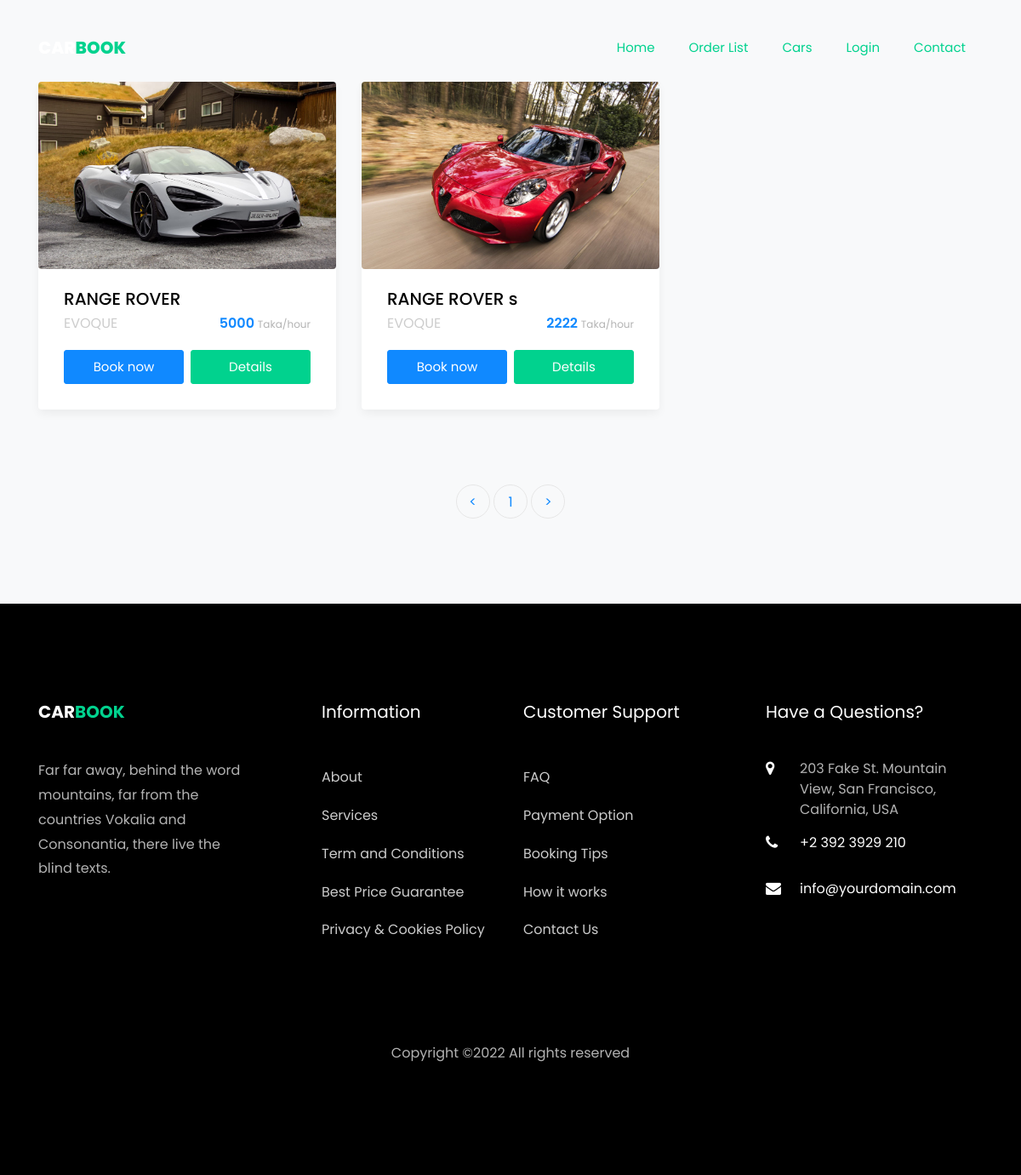
The app's page /car.php, older data.
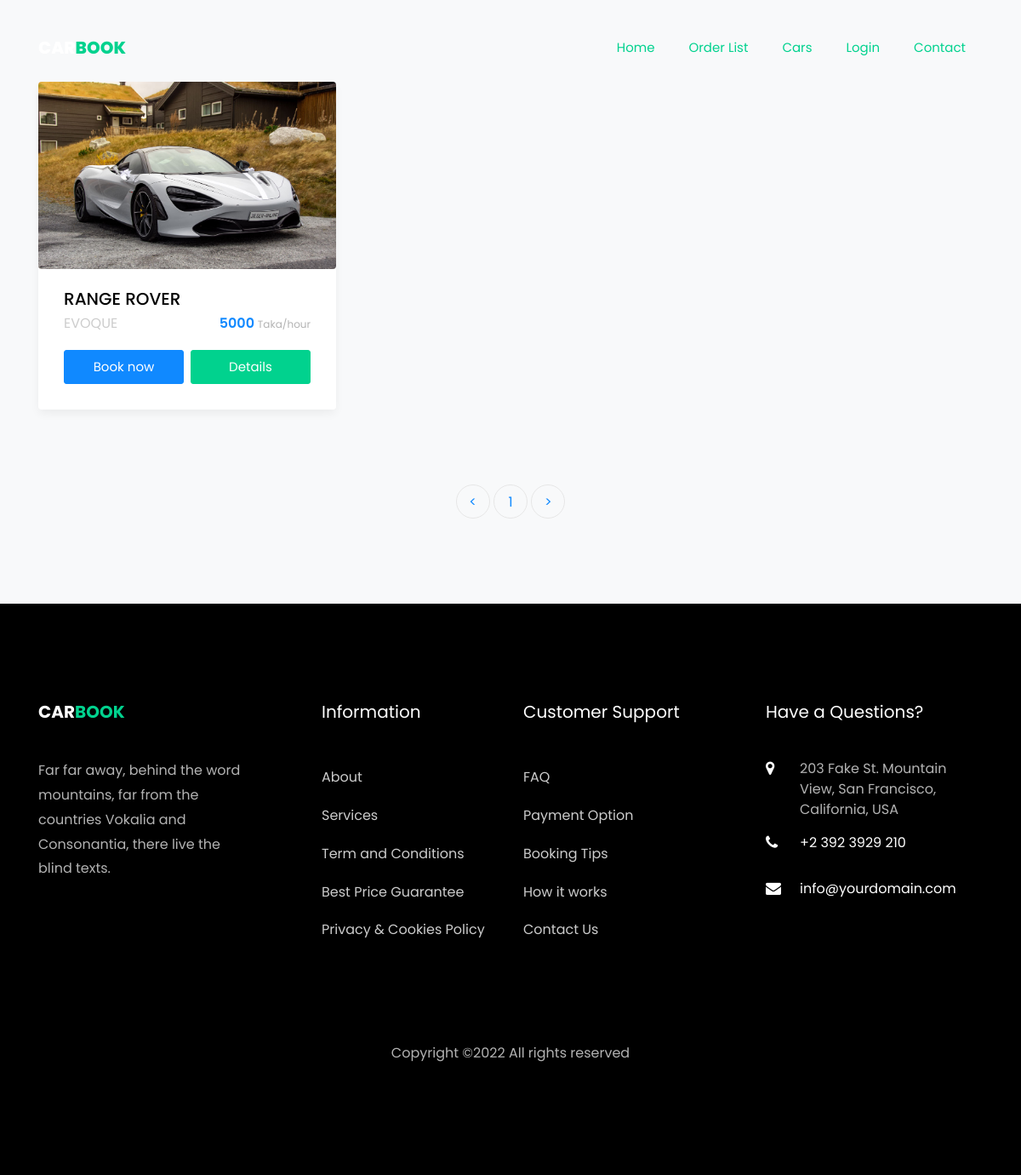
The same page, newer data.
### tables this page shows
CREATE TABLE `cars` (
  `id` int(11) NOT NULL,
  `name` varchar(200) NOT NULL,
  `model` varchar(200) NOT NULL,
  `mileage` varchar(200) NOT NULL,
  `seats` int(11) NOT NULL,
  `fuel` varchar(200) NOT NULL,
  `service_charge` varchar(200) NOT NULL,
  `driver_food_charge` varchar(200) NOT NULL,
  `description` text NOT NULL,
  `image` varchar(155) NOT NULL,
  `transmission` varchar(155) NOT NULL DEFAULT 'Manual',
  `airconditions` tinytext NOT NULL,
  `child_seat` tinytext NOT NULL,
  `gps` tinyint(4) NOT NULL,
  `luggage` tinytext NOT NULL,
  `music` tinytext NOT NULL,
  `seat_belt` tinyint(4) NOT NULL,
  `sleeping_bed` tinyint(4) NOT NULL,
  `water` tinyint(4) NOT NULL,
  `bluetooth` tinyint(4) NOT NULL,
  `onboard_computer` tinyint(4) NOT NULL,
  `audio_input` tinyint(4) NOT NULL,
  `long_term_trips` tinyint(4) NOT NULL,
  `car_kit` tinyint(4) NOT NULL,
  `remote_central_locking` tinyint(4) NOT NULL,
  `climate_control` tinyint(4) NOT NULL,
  `flag` tinyint(4) NOT NULL,
  `created_at` timestamp NOT NULL DEFAULT current_timestamp()
);

### car.php (the view, shortened to what this page needs)
<?php
include 'header.php';
?>
		<section class="ftco-section bg-light">
    	<div class="container">
    		<div class="row">
    			<?php
 if (isset($_GET['pageno'])) {
            $pageno = $_GET['pageno'];
        } else {
            $pageno = 1;
        }
        $no_of_records_per_page = 12;
        $offset = ($pageno-1) * $no_of_records_per_page;
        $total_pages_sql = "SELECT COUNT(*) FROM cars where flag=0 ";
        $result = mysqli_query($con,$total_pages_sql);
        $total_rows = mysqli_fetch_array($result)[0];
        $total_pages = ceil($total_rows / $no_of_records_per_page);
        $sqls = "SELECT * FROM cars where flag=0 LIMIT $offset, $no_of_records_per_page";
        $res_data = mysqli_query($con,$sqls);
      if ($res_data->num_rows > 0) {
          foreach ($res_data as $key => $value) {
          ?>
    			<div class="col-md-4">
    				<div class="car-wrap rounded ftco-animate">
    					<div class="img rounded d-flex align-items-end" style="background-image: url(<?php echo $value['image']; ?>);">
    					</div>
    					<div class="text">
    						<h2 class="mb-0"><a href="car-single.php?carid=<?php echo $value['id']; ?>"><?php echo $value['name']; ?></a></h2>
    						<div class="d-flex mb-3">
	    						<span class="cat"><?php echo $value['model']; ?></span>
	    						<p class="price ml-auto"><?php echo $value['service_charge']; ?> <span>Taka/hour</span></p>
    						</div>
    						<p class="d-flex mb-0 d-block"><a href="order.php?carid=<?php echo $value['id']; ?>" class="btn btn-primary py-2 mr-1">Book now</a> <a href="car-single.php?carid=<?php echo $value['id']; ?>" class="btn btn-secondary py-2 ml-1">Details</a></p>
    					</div>
    				</div>
    			</div>
        <?php } } ?>
    		</div>
    		<div class="row mt-5">
          <div class="col text-center">
            <div class="block-27">
              <ul>
        <li><a href="?pageno=1">&lt;</a></li>
        <li class="">
          <?php
          for ($i=1; $i <= $total_pages ; $i++) { ?>
            <li><a href="?pageno=<?php echo $i; ?>"><?php echo $i; ?></a></li>
         <?php  }
          ?>
        </li>
        <li><a href="?pageno=<?php echo $total_pages; ?>">&gt;</a></li>
    </ul>
            </div>
          </div>
        </div>
    	</div>
    </section>
<?php include 'footer.php'; ?>

Row changes from the older to the newer data that the page shows:
no longer on this page (row edited): cars: image (picture), name "RANGE ROVER s", model "EVOQUE", service_charge "2222"
